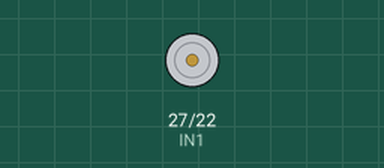
Bench run of a program on a simulated Raspberry Pi (BCM pin numbers). Shown: motor-driver pin pairs drawn as motors (green arrow = first pin HIGH = forward, orange = second pin HIGH = backward, longer = more drive, scaled by the enable pin). At 25.0 s the program stops and its outputs stay as they are.

Above: at 1.1 s.
At 5.1 s:
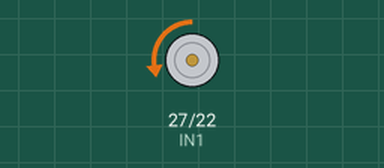
At 10.1 s:
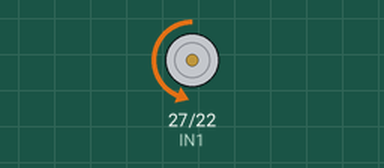
At 20.1 s:
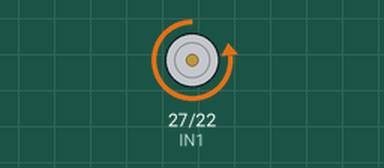
Timing chart, 0 to 26.5 s (numbered marks = the images above):
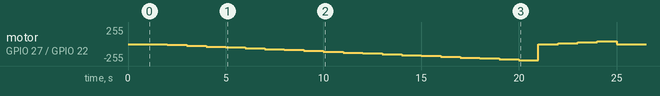

The program:

DC-Motor-PWM.py
```python
# pylint: disable=no-member
import RPi.GPIO as GPIO         # 引入GPIO模块
import time                     # 引入time模块

ENA = 17
IN1 = 27
IN2 = 22

if __name__ == '__main__':
    try:
        # 初始化
        GPIO.setmode(GPIO.BCM)              # 使用BCM编号方式
        GPIO.setup(ENA, GPIO.OUT)           # 将ENA对应的GPIO引脚设置为输出模式
        GPIO.setup(IN1, GPIO.OUT)           # 将IN1对应的GPIO引脚设置为输出模式
        GPIO.setup(IN2, GPIO.OUT)           # 将IN2对应的GPIO引脚设置为输出模式

        time.sleep(1)

        freq = 500
        speed = 0
        pwm = GPIO.PWM(ENA, freq)           # 设置向ENA输入PWM脉冲信号，频率为freq并创建PWM对象
        pwm.start(speed)                    # 以speed的初始占空比开始向ENA输入PWM脉冲信号

        while True:
            # 将电机设置为正向转动
            GPIO.output(IN1, False)         # 将IN1设置为0
            GPIO.output(IN2, True)          # 将IN2设置为1

            # 通过改变PWM占空比，让电机转速不断加快
            for speed in range(0, 100, 5):
                pwm.ChangeDutyCycle(speed)  # 改变PWM占空比
                time.sleep(1)

            # 将电机设置为反向转动
            GPIO.output(IN1, True)          # 将IN1设置为1
            GPIO.output(IN2, False)         # 将IN2设置为0

            # 通过改变PWM占空比，让电机转速不断加快
            for speed in range(0, 20, 5):
                pwm.ChangeDutyCycle(speed)  # 改变PWM占空比
                time.sleep(1)
            GPIO.output(IN1, False)          # 将IN1设置为1
            GPIO.output(IN2, False)
            break
    finally:
        pwm.stop()                          # 停止PWM
        GPIO.cleanup()                      # 清理释放GPIO资源，将GPIO复位
```

Measured:
- by itself, motor on GPIO 27 (IN1) / GPIO 22 (IN2): stopped → backward 13/255 at 2.0 s, → backward 26/255 1.0 s later, → backward 38/255 1.0 s later, → backward 51/255 1.0 s later, … (24 changes in this stretch)
